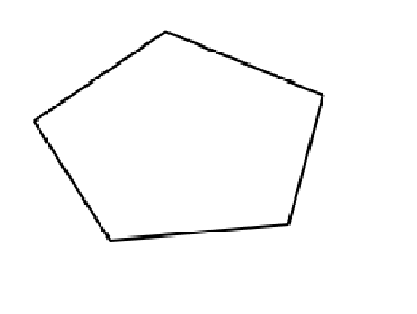
#> input picture image.png, 417 x 314 px
$ python trial.py
#> lines starting #> are read from the running program, lines starting #| are printed output that depends on the picture; after the words box and inside, x2 and y2 are one past the last pixel; in counts of white or black regions, pixels touching at a corner belong together
from numba import jit, prange, vectorize
import matplotlib.pyplot as plt
import numpy as np
import math
import cv2
import scipy.ndimage.filters as filters
import scipy.ndimage as ndimage
import time

# ---------------------------------------------------------------------------------------- #
# Step 1: read image


r_dim = 200
theta_dim = 300
theta_max = 1.0 * math.pi


def read_img(img_path):
#> called with img_path = 'image.png'
    img = cv2.imread(img_path)
#> img is the input picture: shape (314, 417, 3); min 0, max 255, mean 250.5
    # [4 lines of commented-out code are left out]

    return img


# ----------------------------------------------------------------------------------------#
# Step 2: Hough Space


@jit(nopython=True, parallel=True, fastmath=True)
def create_hough_space_with_acc(img):
    x_max, y_max = img.shape
    r_max = math.hypot(x_max, y_max)
    hough_space = np.zeros((r_dim, theta_dim))

    for x in prange(x_max):
        for y in prange(y_max):
            if img[x, y] == 255:
                continue
            for itheta in prange(theta_dim):
                theta = 1.0 * itheta * theta_max / theta_dim
                r = x * math.cos(theta) + y * math.sin(theta)
                ir = r_dim * (1.0 * r) / r_max
                hough_space[int(ir), int(itheta)] = hough_space[int(ir), int(itheta)] + 1

    return hough_space, r_dim, r_max, theta_dim, theta_max, y_max


def create_hough_space_without_acc(img):
    x_max, y_max = img.shape

    theta_max = 1.0 * math.pi
    r_max = math.hypot(x_max, y_max)

    hough_space = np.zeros((r_dim, theta_dim))

    for x in range(x_max):
        for y in range(y_max):
            if img[x, y] == 255:
                continue
            for itheta in range(theta_dim):
                theta = 1.0 * itheta * theta_max / theta_dim
                r = x * math.cos(theta) + y * math.sin(theta)
                ir = r_dim * (1.0 * r) / r_max
                hough_space[int(ir), int(itheta)] = hough_space[int(ir), int(itheta)] + 1
    # [19 lines of commented-out code are left out]

    return hough_space, r_dim, r_max, theta_dim, theta_max, y_max


# Step 3: Find maximas 2

def find_maxima(hough_space):
    neighborhood_size = 20
    threshold = 140

    data_max = filters.maximum_filter(hough_space, neighborhood_size)
    maxima = (hough_space == data_max)

    data_min = filters.minimum_filter(hough_space, neighborhood_size)
    diff = ((data_max - data_min) > threshold)
    maxima[diff == 0] = 0

    labeled, num_objects = ndimage.label(maxima)
    slices = ndimage.find_objects(labeled)

    x, y = [], []
    for dy, dx in slices:
        x_center = (dx.start + dx.stop - 1) / 2
        x.append(x_center)
        y_center = (dy.start + dy.stop - 1) / 2
        y.append(y_center)

    return x, y

    # [12 lines of commented-out code are left out]


def hough_transform_opencv(gray, output_path, img):
    # gray = cv2.cvtColor(img, cv2.COLOR_BGR2GRAY)
    edges = cv2.Canny(gray, 50, 150, apertureSize=5)

    lines = cv2.HoughLines(edges, 1, np.pi / 180, 100)
    print(lines.shape)
    for i in lines:
        for rho, theta in i:
            a = np.cos(theta)
            b = np.sin(theta)
            x0 = a * rho
            y0 = b * rho
            x1 = int(x0 + 1000 * (-b))
            y1 = int(y0 + 1000 * (a))
            x2 = int(x0 - 1000 * (-b))
            y2 = int(y0 - 1000 * (a))

            cv2.line(img, (x1, y1), (x2, y2), (0, 0, 255), 2)

    cv2.imwrite(output_path, img)


def plot_line(x, y, r_max, r_dim, theta_dim, theta_max, y_max, img, output_path):
    line_index = 1

    fig, ax = plt.subplots()
    ax.imshow(img)

    for i, j in zip(y, x):

        r = round((1.0 * i * r_max) / r_dim, 1)
        theta = round((1.0 * j * theta_max) / theta_dim, 1)

        ax.autoscale(False)

        px = []
        py = []
        for i in range(-y_max - 40, y_max + 40, 1):
            px.append(math.cos(-theta) * i - math.sin(-theta) * r)
            py.append(math.sin(-theta) * i + math.cos(-theta) * r)

        ax.plot(px, py, linewidth=4)

        line_index = line_index + 1

    plt.axis('off')
    plt.savefig(output_path, bbox_inches='tight')
    plt.close()


if __name__ == '__main__':
    img = read_img('image.png')
    gray = cv2.cvtColor(img, cv2.COLOR_BGR2GRAY)

    print("\nWITH JIT COMPILER ACCELERATION:\n")
    print('\nFirst Iteration:')
    start = time.time()
    hough_space, r_dim, r_max, theta_dim, theta_max, y_max = create_hough_space_with_acc(gray)
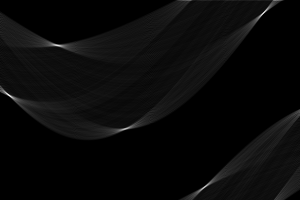
#> hough_space: shape (200, 300) float64; min 0, max 479, mean 18.3; drawn with min black and max white
#> r_dim = 200; r_max = 522; theta_dim = 300; theta_max = 3.14; y_max = 417
    # hough_end = time.time()
    x, y = find_maxima(hough_space)
#> in find_maxima, `maxima = (hough_space == data_max)`:
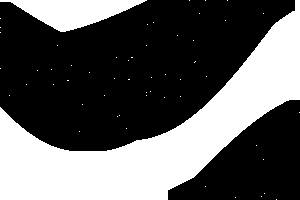
#> maxima: shape (200, 300) bool; 36.3% white; 55 white regions (53 under 20 px), largest, box (x1, y1, x2, y2) and area: (0, 0, 300, 200) 19250, (0, 0, 147, 32) 2501
#> in find_maxima, `data_min = filters.minimum_filter(hough_space, neighborhood_size)`:
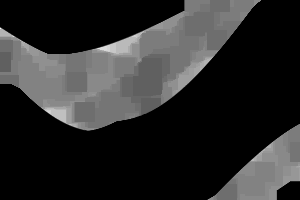
#> data_min: shape (200, 300) float64; min 0, max 37, mean 6.2; drawn with min black and max white
#> in find_maxima, `diff = ((data_max - data_min) > threshold)`: diff: shape (200, 300) bool; 8.5% white; 7 white regions, largest, box (x1, y1, x2, y2) and area: (246, 0, 291, 33) 1076, (186, 170, 224, 200) 950, (107, 116, 145, 142) 890
#> in find_maxima, `maxima[diff == 0] = 0`:
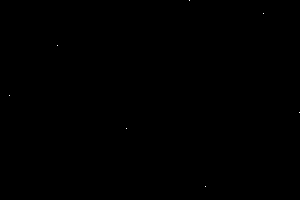
#> maxima: shape (200, 300) bool; 0.01% white in thin lines or dots
#> in find_maxima, `labeled, num_objects = ndimage.label(maxima)`: labeled: shape (200, 300) int32; 8 distinct labels, from 0 to 7
#> in find_maxima, `labeled, num_objects = ndimage.label(maxima)`: num_objects = 7
#> in find_maxima, `slices = ndimage.find_objects(labeled)`: slices = 7 items
#> the loop in find_maxima, `for dy, dx in slices:` made 7 passes
#> (x_center, y_center) on passes 1 to 7: (189, 0), (263, 13), (57, 45), (9, 95), (299, 112), (126, 128), (205, 186)
#> after the loop in find_maxima, `for dy, dx in slices:`: x = [189, 263, 57, 9, 299, 126, 205]; y = [0, 13, 45, 95, 112, 128, 186]
#> x = [189, 263, 57, 9, 299, 126, 205]; y = [0, 13, 45, 95, 112, 128, 186]
    maxima_end = time.time()
    plot_line(x, y, r_max, r_dim, theta_dim, theta_max, y_max, img, "images/acc_it1.png")
#> the loop in plot_line, `for i, j in zip(y, x): ` made 7 passes
#> (j, r, theta) on passes 2 to 7: (263, 33.9, 2.8), (57, 117.5, 0.6), (9, 248, 0.1), (299, 292.3, 3.1), (126, 334.1, 1.3), (205, 485.5, 2.1)
#> (j, r, theta) on pass 1: (189, 0, 2)
#> after the loop in plot_line, `for i, j in zip(y, x):`: line_index = 8
#> in plot_line, `plt.savefig(output_path, bbox_inches='tight')`:
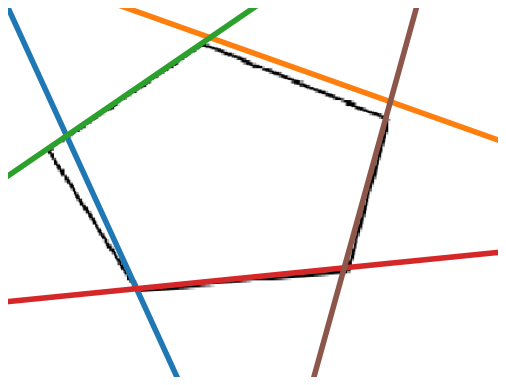
#> figure drawn by matplotlib, 1 panel

    # print('time taken for hough space: ', (hough_end - start))
    # print('time taken for finding maxima: ', (maxima_end - hough_end))
    print('overall time: ', (maxima_end - start))

    print('\nSecond Iteration:')
    start = time.time()
    hough_space, r_dim, r_max, theta_dim, theta_max, y_max = create_hough_space_with_acc(gray)
    # hough_end = time.time()
    x, y = find_maxima(hough_space)
#> the loop in find_maxima (call 2), `for dy, dx in slices:` made 7 passes
    maxima_end = time.time()
    plot_line(x, y, r_max, r_dim, theta_dim, theta_max, y_max, img, "images/acc_it2.png")
#> the loop in plot_line (call 2), `for i, j in zip(y, x): ` made 7 passes

    # print('time taken for hough space: ', (hough_end - start))
    # print('time taken for finding maxima: ', (maxima_end - hough_end))
    print('overall time: ', (maxima_end - start))

    acc_time = maxima_end - start

    print("\n\nWITHOUT JIT COMPILER ACCELERATION:\n")
    print('\nFirst Iteration:')
    start = time.time()
    hough_space, r_dim, r_max, theta_dim, theta_max, y_max = create_hough_space_without_acc(gray)
#> in create_hough_space_without_acc, `theta_max = 1.0 * math.pi`: theta_max = 3.14
#> in create_hough_space_without_acc, `r_max = math.hypot(x_max, y_max)`: r_max = 522
    # hough_end = time.time()
    x, y = find_maxima(hough_space)
    maxima_end = time.time()
    plot_line(x, y, r_max, r_dim, theta_dim, theta_max, y_max, img, "images/normal_it1.png")

    # print('time taken for hough space: ', (hough_end - start))
    # print('time taken for finding maxima: ', (maxima_end - hough_end))
    print('overall time: ', (maxima_end - start))

    print('\nSecond Iteration:')
    start = time.time()
    hough_space, r_dim, r_max, theta_dim, theta_max, y_max = create_hough_space_without_acc(gray)
    # hough_end = time.time()
    x, y = find_maxima(hough_space)
    maxima_end = time.time()
    plot_line(x, y, r_max, r_dim, theta_dim, theta_max, y_max, img, "images/normal_it2.png")

    # print('time taken for hough space: ', (hough_end - start))
    # print('time taken for finding maxima: ', (maxima_end - hough_end))
    print('overall time: ', (maxima_end - start))
    without_acc_time = maxima_end - start

    print('\n\nSPEEDUP = ', (without_acc_time / acc_time))

    print("\n\nOpenCV Output:\n")

    print("\nFirst Iteration")
    start = time.time()
    hough_transform_opencv(gray, "images/ocv_it1.png", img)
#> in hough_transform_opencv, `edges = cv2.Canny(gray, 50, 150, apertureSize=5)`:
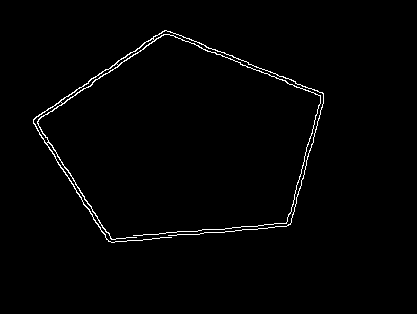
#> edges: shape (314, 417); 1.4% white in thin lines or dots, all inside (x1, y1, x2, y2) = (33, 30, 324, 243)
#> in hough_transform_opencv, `lines = cv2.HoughLines(edges, 1, np.pi / 180, 100)`: lines = [[120, 0.977], [117, 0.977], [-35, 1.95], [33, 2.58], [338, 0.262]]
#| (5, 1, 2)
#> the loop in hough_transform_opencv, `for i in lines:` made 5 passes
#> after the loop in hough_transform_opencv, `for i in lines:`:
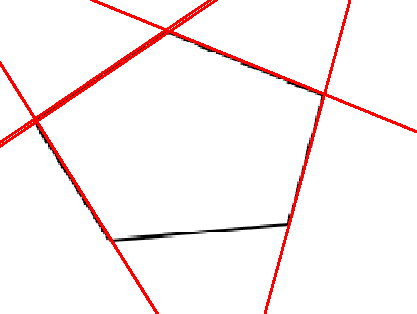
#> img: shape (314, 417, 3); 3.42% of pixels changed, all inside (x1, y1, x2, y2) = (0, 0, 417, 314)
    end = time.time()
    print("Time taken: ", (end - start))

    print("\nSecond Iteration")
    start = time.time()
    hough_transform_opencv(gray, "images/ocv_it2.png", img)
#| (5, 1, 2)
#> the loop in hough_transform_opencv (call 2), `for i in lines:` made 5 passes
    end = time.time()
    print("Time taken: ", (end - start))

    opencv_time = end - start

    print("\nOpenCV Speedup: ", (acc_time/opencv_time))

$ run again, with acc_it1.png copied over image.png
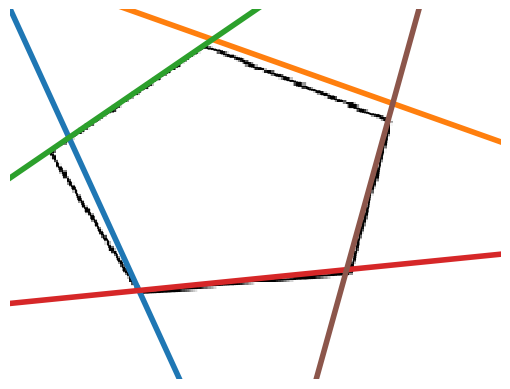
#> input picture acc_it1.png, 510 x 389 px
#> in read_img, img is the input picture: shape (389, 510, 3); mean B, G, R 242.4, 244, 246.4
#> `hough_space, r_dim, r_max, theta_dim, theta_max, y_max = create_hough_..`: r_dim = 200; r_max = 641.4; theta_dim = 300; theta_max = 3.14; y_max = 510
#> in find_maxima, `maxima = (hough_space == data_max)`:
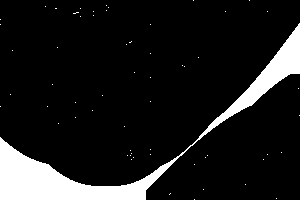
#> maxima: shape (200, 300) bool; 10.9% white; 60 white regions (59 under 20 px), largest, box (x1, y1, x2, y2) and area: (0, 23, 300, 200) 6470
#> diff: shape (200, 300) bool; 27.9% white; 15 white regions (6 under 20 px), largest, box (x1, y1, x2, y2) and area: (141, 0, 300, 87) 4869, (0, 0, 96, 65) 2873, (84, 92, 166, 150) 2544
#> labeled: shape (200, 300) int32; 13 distinct labels, from 0 to 12
#> num_objects = 12
#> slices = 12 items
#> the loop in find_maxima, `for dy, dx in slices:` made 12 passes
#> (x_center, y_center) on passes 1 to 8: (193, 0), (249, 0), (267, 11), (0, 19), (0, 24), (57, 47), (10, 94), (299, 115)
#> after the loop in find_maxima, `for dy, dx in slices:`: x = [193, 249, 267, 0, 0, 57, 10, 299, 124, 203, 276, 194]; y = [0, 0, 11, 19, 24, 47, 94, 115, 126, 189, 198, 199]
#> the loop in plot_line, `for i, j in zip(y, x): ` made 12 passes
#> (j, r, theta) on passes 2 to 9: (249, 0, 2.6), (267, 35.3, 2.8), (0, 60.9, 0), (0, 77, 0), (57, 150.7, 0.6), (10, 301.5, 0.1), (299, 368.8, 3.1), (124, 404.1, 1.3)
#> after the loop in plot_line, `for i, j in zip(y, x):`: line_index = 13
#> the loop in find_maxima (call 2), `for dy, dx in slices:` made 12 passes
#> the loop in plot_line (call 2), `for i, j in zip(y, x): ` made 12 passes
#> in create_hough_space_without_acc, `theta_max = 1.0 * math.pi`: theta_max = 3.14
#> in create_hough_space_without_acc, `r_max = math.hypot(x_max, y_max)`: r_max = 641.4
#> edges: shape (389, 510); 2.7% white in thin lines or dots
#> lines = 25 rows, first 8: [301, 1.47], [149, 0.977], [-6, 2.71], [307, 1.47], [-1, 2.71], [155, 0.977], [305, 1.48], [-4, 2.72]
#| (25, 1, 2)
#> the loop in hough_transform_opencv, `for i in lines:` made 25 passes
#> after the loop in hough_transform_opencv, `for i in lines:`:
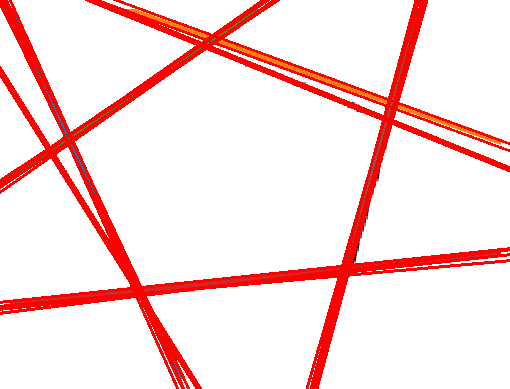
#> img: shape (389, 510, 3); 11.46% of pixels changed, all inside (x1, y1, x2, y2) = (0, 0, 510, 389)
#| (25, 1, 2)
#> the loop in hough_transform_opencv (call 2), `for i in lines:` made 25 passes
